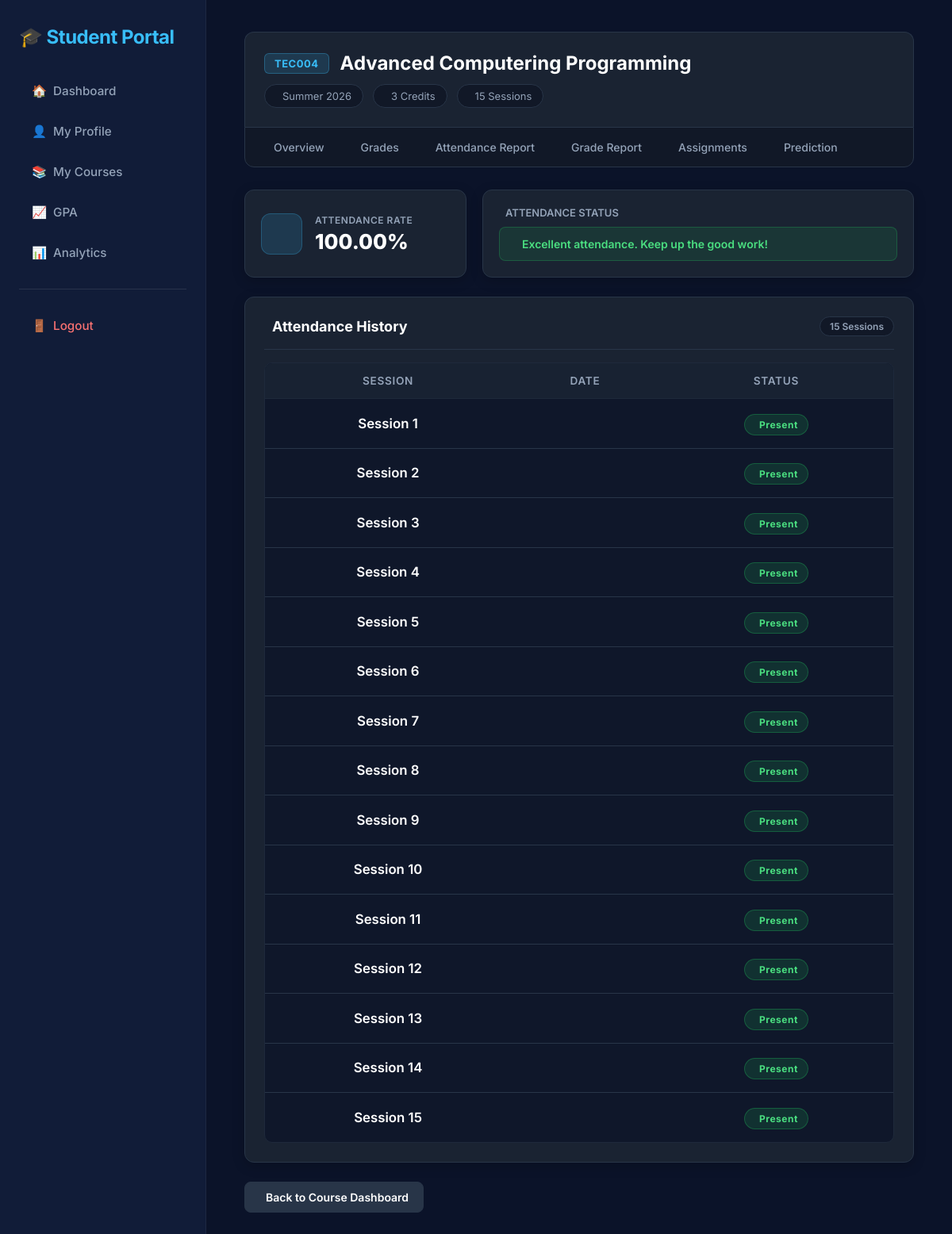
The app's page /student_db/course/TEC004/attendance (signed in) with its own data.
### tables this page shows
CREATE TABLE courses(
        course_id TEXT PRIMARY KEY,
        course_name TEXT,
        credits INTEGER,
        semester TEXT,
        sessions INTEGER
    );

CREATE TABLE attendance(

    attendance_id INTEGER PRIMARY KEY AUTOINCREMENT,

    student_id TEXT,

    course_id TEXT,

    attendance_rate REAL,

    FOREIGN KEY(student_id)
        REFERENCES students(student_id),

    FOREIGN KEY(course_id)
        REFERENCES courses(course_id),

    UNIQUE(student_id, course_id));

CREATE TABLE attendance_records(
    record_id INTEGER PRIMARY KEY AUTOINCREMENT,

    student_id TEXT NOT NULL,
    course_id TEXT NOT NULL,    

    session_number INTEGER NOT NULL,

    attendance_date DATE,

    status TEXT CHECK(status IN ('Present','Late','Absent')),

    UNIQUE(student_id, course_id, session_number),

    FOREIGN KEY(student_id) REFERENCES students(student_id),
    FOREIGN KEY(course_id) REFERENCES courses(course_id));

### student.py (the view)
@student_bp.route(
"/student_db/course/<course_id>/attendance"
)
@login_required
@student_required
def attendance(course_id):
    student_id = session["user_id"]
    if not student_owns_course(student_id,course_id):
        return "Permission Denied",403
    course = get_course(course_id)
    attendance = get_my_attendance(
        student_id,
        course_id
    )
    rate = get_attendance_rate(
        student_id,
        course_id
    )
    return render_template(
        "student_page/attendance.html",
        course=course,
        attendance=attendance,
        rate=rate
    )

### decorator.py (called while the page is built)
def login_required(f):
    @wraps(f)
    def wrapper(*args,**kwargs):
        if "username" not in session:
            return redirect(
                url_for("auth.login")
            )
        return f(*args,**kwargs)
    return wrapper

def student_required(f):
    @wraps(f)
    def wrapper(*args,**kwargs):
        if session.get("role")!="student":
            return redirect(
                url_for("auth.login")
            )
        return f(*args,**kwargs)
    return wrapper

### student_logic.py (called while the page is built)
def get_connection():
    conn = sqlite3.connect(DATABASE)
    conn.row_factory = sqlite3.Row
    return conn

def get_course(course_id):
    conn = get_connection()
    cursor = conn.cursor()
    cursor.execute("""

        SELECT *

        FROM courses

        WHERE course_id=?

    """,(course_id,))
    course = cursor.fetchone()
    conn.close()
    return course

def student_owns_course(student_id, course_id):
    conn = get_connection()
    cursor = conn.cursor()
    cursor.execute("""

        SELECT *

        FROM enrollments

        WHERE

        student_id=?

        AND

        course_id=?

    """,(student_id,course_id))
    result = cursor.fetchone()
    conn.close()
    return result is not None

def get_my_attendance(student_id, course_id):
    conn = get_connection()
    cursor = conn.cursor()
    cursor.execute("""

        SELECT

            session_number,
            status,
            attendance_date

        FROM attendance_records

        WHERE

            student_id=?

        AND

            course_id=?

        ORDER BY session_number

    """,(student_id,course_id))
    rows = cursor.fetchall()
    conn.close()
    return rows

def get_attendance_rate(student_id, course_id):
    conn = get_connection()
    cursor = conn.cursor()
    cursor.execute("""

        SELECT attendance_rate

        FROM attendance

        WHERE

            student_id=?

        AND

            course_id=?

    """,(student_id,course_id))
    row = cursor.fetchone()
    conn.close()
    if row:
        return row["attendance_rate"]
    return 0

### templates/student_page/attendance.html (shortened to what this page needs)
{% extends "base/student_base.html" %}
{% block content %}
{% include "student_page/nav/course_nav.html" %}
<div class="attendance-container">
    <div class="attendance-summary-grid">
        <div class="metric-card">
            <div class="metric-icon-box cyan">
            </div>
            <div class="metric-info">
                <span class="metric-label">Attendance Rate</span>
                <h3 class="metric-value">{{ "%.2f"|format(rate) }}%</h3>
            </div>
        </div>
        <div class="status-card">
            <div class="status-header">
                <span>Attendance Status</span>
            </div>
            <div class="status-body">
                {% if rate >= 80 %}
                <div class="status-alert alert-success">
                    <span>Excellent attendance. Keep up the good work!</span>
                </div>
                {% elif rate >= 60 %}
                <div class="status-alert alert-warning">
                    <i class="fa-solid fa-triangle-exclamation"></i>
                    <span>Attendance is acceptable, but should be improved.</span>
                </div>
                {% else %}
                <div class="status-alert alert-danger">
                    <i class="fa-solid fa-circle-xmark"></i>
                    <span>Attendance is below the required level. Immediate attention needed.</span>
                </div>
                {% endif %}
            </div>
        </div>
    </div>
    <div class="attendance-history-card">
        <div class="history-card-header">
            <div class="header-title">
                <h2>Attendance History</h2>
            </div>
            <span class="history-count-badge">{{ attendance|length }} Sessions</span>
        </div>
        <div class="table-responsive">
            <table class="custom-table attendance-table">
                <thead>
                    <tr>
                        <th class="text-center">Session</th>
                        <th class="text-center">Date</th>
                        <th class="text-center">Status</th>
                    </tr>
                </thead>
                <tbody>
                    {% for row in attendance %}
                    <tr>
                        <td class="text-center session-cell">
                            <span class="session-number">Session {{ row.session_number }}</span>
                        </td>
                        <td class="text-center date-cell">
                        </td>
                        <td class="text-center">
                            {% if row.status == "Present" %}
                            <span class="status-badge badge-present">
                                 Present
                            </span>
                            {% elif row.status == "Late" %}
                            <span class="status-badge badge-late">
                                <i class="fa-solid fa-clock"></i> Late
                            </span>
                            {% elif row.status == "Absent" %}
                            <span class="status-badge badge-absent">
                                <i class="fa-solid fa-xmark"></i> Absent
                            </span>
                            {% else %}
                            <span class="status-badge badge-default">
                                {{ row.status }}
                            </span>
                            {% endif %}
                        </td>
                    </tr>
                    {% endfor %}
                </tbody>
            </table>
        </div>
    </div>
    <div class="back-link-wrapper">
        <a href="{{ url_for('student.course_dashboard', course_id=course.course_id) }}" class="btn-back">
            <span>Back to Course Dashboard</span>
        </a>
    </div>
</div>
{% endblock %}

### templates/student_page/nav/course_nav.html (shortened to what this page needs)
<div class="course-header">
    <div class="course-title-wrapper">
        <span class="course-badge">{{ course.course_id }}</span>
        <h1 class="course-name">{{ course.course_name }}</h1>
    </div>
    <div class="course-meta-pills">
        <span class="meta-pill"> {{ course.semester }}</span>
        <span class="meta-pill"> {{ course.credits }} Credits</span>
        <span class="meta-pill"> {{ course.sessions }} Sessions</span>
    </div>
</div>
<div class="course-nav">
    <a class="nav-tab {% if request.endpoint=='student.course_dashboard' %}active{% endif %}"
       href="{{ url_for('student.course_dashboard', course_id=course.course_id) }}">
        <span>Overview</span>
    </a>
    <a class="nav-tab {% if request.endpoint=='student.grades' %}active{% endif %}"
       href="{{ url_for('student.grades', course_id=course.course_id) }}">
        <span>Grades</span>
    </a>
    <a class="nav-tab {% if request.endpoint=='student.attendance_report_page' %}active{% endif %}"
       href="{{ url_for('student.attendance_report_page', course_id=course.course_id) }}">
        <span>Attendance Report</span>
    </a>
    <a class="nav-tab {% if request.endpoint=='student.grade_report_page' %}active{% endif %}"
       href="{{ url_for('student.grade_report_page', course_id=course.course_id) }}">
        <span>Grade Report</span>
    </a>
    <a class="nav-tab {% if request.endpoint=='student.assignments' %}active{% endif %}"
       href="{{ url_for('student.assignments', course_id=course.course_id) }}">
        <span>Assignments</span>
    </a>
    <a class="nav-tab {% if request.endpoint=='student.prediction' %}active{% endif %}"
       href="{{ url_for('student.prediction', course_id=course.course_id) }}">
        <span>Prediction</span>
    </a>
</div>

### records on screen
courses: course_id "TEC004", course_name "Advanced Computering Programming", semester "Summer 2026", credits "3", sessions "15"
attendance: attendance_rate "100.00"
attendance_records: session_number "1", status "Present"
attendance_records: session_number "2", status "Present"
attendance_records: session_number "3", status "Present"
attendance_records: session_number "4", status "Present"
attendance_records: session_number "5", status "Present"
attendance_records: session_number "6", status "Present"
attendance_records: session_number "7", status "Present"
attendance_records: session_number "8", status "Present"
attendance_records: session_number "9", status "Present"
attendance_records: session_number "10", status "Present"
attendance_records: session_number "11", status "Present"
attendance_records: session_number "12", status "Present"
attendance_records: session_number "13", status "Present"
attendance_records: session_number "14", status "Present"
attendance_records: session_number "15", status "Present"

### other values on screen
{{ attendance|length }} "15"
